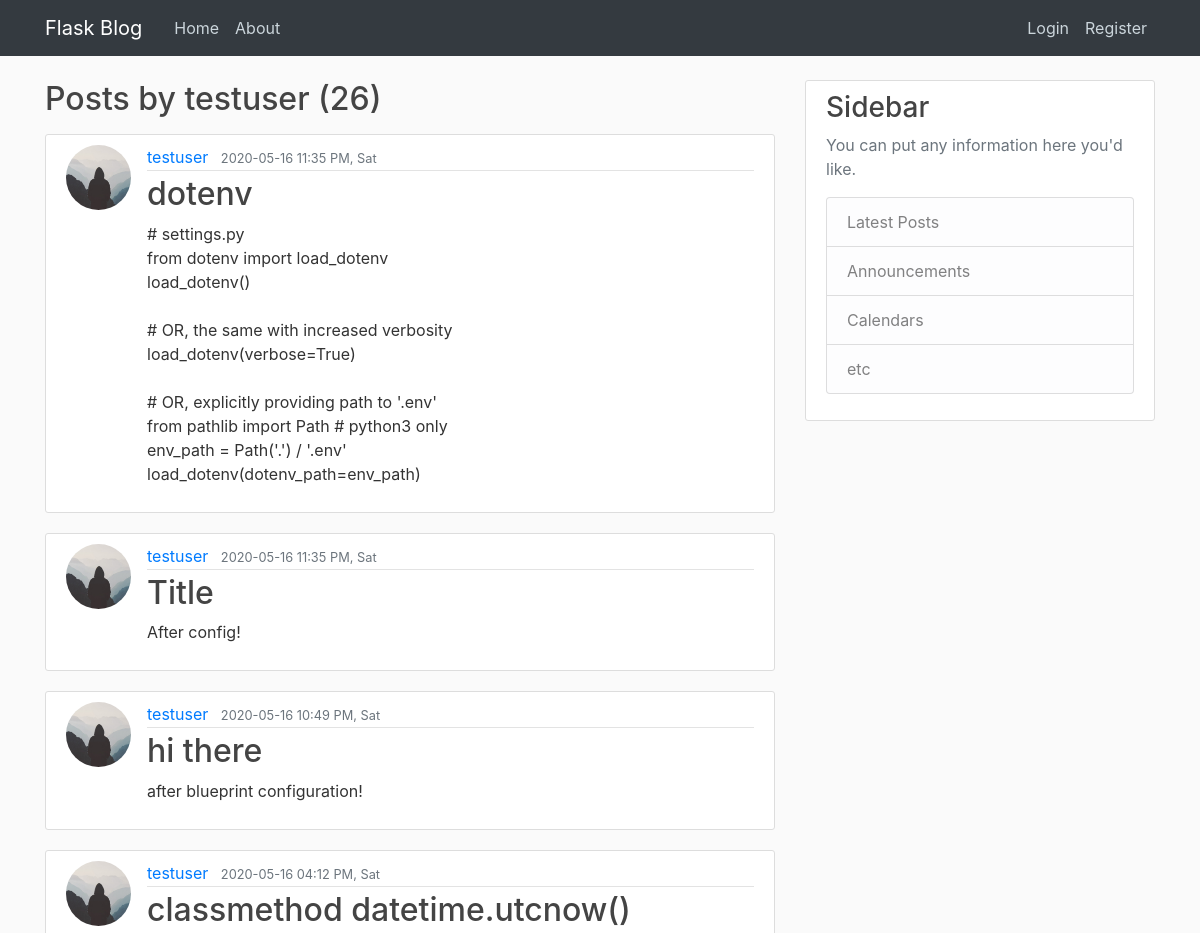
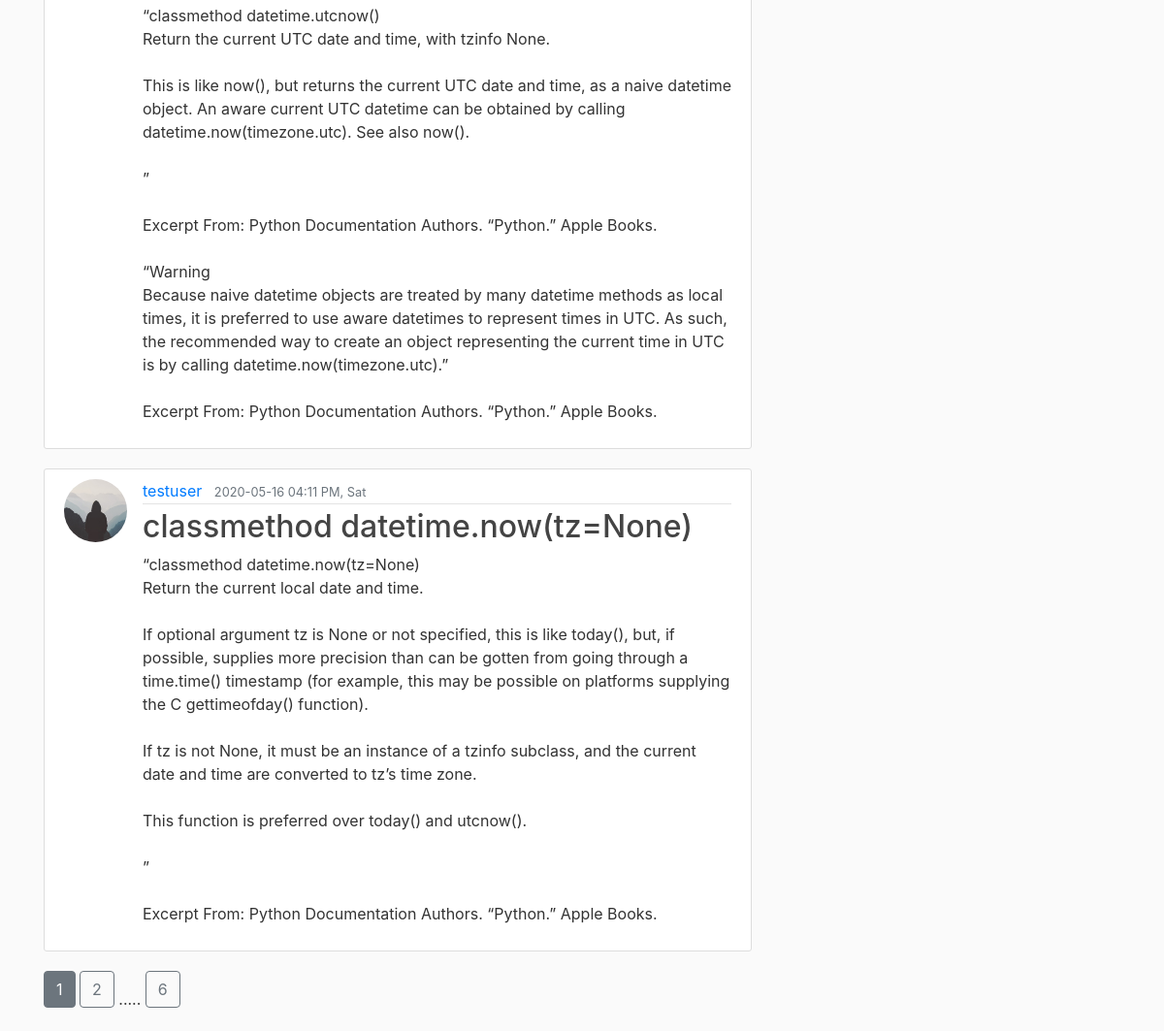
The app's page /user/testuser with its own data (2 pictures, top to bottom).
### flaskblog/models.py (models this page shows, shortened)
class User(db.Model, UserMixin):
    id = db.Column(db.Integer, primary_key=True)
    username = db.Column(db.String(20), unique=True, nullable=False)
    email = db.Column(db.String(120), unique=True, nullable=False)
    image_file = db.Column(db.String(20), nullable=False, default='default.jpg')
    password = db.Column(db.String(20), nullable=False)
    posts = db.relationship('Post', backref='author', lazy=True)

class Post(db.Model):
    id = db.Column(db.Integer, primary_key=True)
    title = db.Column(db.String(100), nullable=False)
    date_posted = db.Column(db.DateTime, nullable=False, default=datetime.now)
    content = db.Column(db.Text, nullable=False)
    user_id = db.Column(db.Integer, db.ForeignKey('user.id'), nullable=False)

### flaskblog/users/routes.py (the view)
@users.route('/user/<string:username>')
def user_posts(username):
    page = request.args.get('page', default=1, type=int)
    user = User.query.filter_by(username=username).first_or_404()
    posts = Post.query.filter_by(author=user)\
            .order_by(Post.date_posted.desc())\
            .paginate(page=page, per_page=5)
    return render_template('user_posts.html', user=user, posts=posts)

### flaskblog/templates/user_posts.html
{% extends "layout.html" %}
{% block content %}
<h2 class="mb-3">Posts by {{ user.username }} ({{ posts.total }})</h2>
    {% for post in posts.items %}
    <article class="media content-section">
        <img src="{{ url_for('static', filename='profile_pics/' + post.author.image_file) }}" class="rounded-circle article-img" alt="">
      <div class="media-body">
        <div class="article-metadata">
            <a class="mr-2" href="{{ url_for('users.user_posts', username=post.author.username ) }}">{{ post.author.username }}</a>
          <small class="text-muted">{{ post.date_posted.strftime('%Y-%m-%d %I:%M %p, %a') }}</small>
        </div>
        <h2><a class="article-title" href="{{ url_for('posts.post', post_id=post.id) }}">{{ post.title }}</a></h2>
        <p class="article-content">{{ post.content }}</p>
      </div>
    </article>
    {% endfor %}
    {% for page_num in posts.iter_pages(left_edge=1, right_edge=1, left_current=1, right_current=2) %}
        {% if page_num %}
            {% if posts.page == page_num %}
                <a class="btn btn-secondary mb-4" href="{{ url_for('users.user_posts', username=user.username, page=page_num) }}">{{ page_num }}</a>
            {% else %}
                <a class="btn btn-outline-secondary mb-4" href="{{ url_for('main.home', username=user.username,page=page_num) }}">{{ page_num }}</a>
            {% endif %}
        {% else %}
        .....
        {% endif %}
    {% endfor %}
{% endblock content %}

### flaskblog/static/main.css (style rules this page uses)
body { background: #fafafa; color: #333333; margin-top: 5rem; }
h1, h2, h3, h4, h5, h6 { color: #444444; }
.content-section { background: #ffffff; padding: 10px 20px; border: 1px solid #dddddd; border-radius: 3px; margin-bottom: 20px; }
.article-title { color: #444444; }
.article-content { white-space: pre-line; }
.article-img { height: 65px; width: 65px; margin-right: 16px; }
.article-metadata { padding-bottom: 1px; margin-bottom: 4px; border-bottom: 1px solid #e3e3e3 }

### records on screen
User: username "testuser"
Post: image_file (placeholder picture), author.username "testuser", date_posted "2020-05-16 11:35 PM, Sat", title "dotenv", content "# settings.py from dotenv import load_dotenv load_dotenv() # OR, the same with increased verbosity load_dotenv(verbose=True) # OR, explicitly providing path to '.env' from pathlib import Path # python3 only env_path = Path('.') / '.env' load_dotenv(dotenv_path=env_path)"
Post: image_file (placeholder picture), author.username "testuser", date_posted "2020-05-16 11:35 PM, Sat", title "Title", content "After config!"
Post: image_file (placeholder picture), author.username "testuser", date_posted "2020-05-16 10:49 PM, Sat", title "hi there", content "after blueprint configuration!"
Post: image_file (placeholder picture), author.username "testuser", date_posted "2020-05-16 04:12 PM, Sat", title "classmethod datetime.utcnow()", content "“classmethod datetime.utcnow() Return the current UTC date and time, with tzinfo None. This is like now(), but returns the current UTC date and time, as a naive datetime object. An aware current UTC datetime can be obtained by calling datetime.now(timezone.utc). See also now(). ” Excerpt From: Python Documentation Authors. “Python.” Apple Books. “Warning Because naive datetime objects are treated by many datetime methods as local times, it is preferred to use aware datetimes to represent times in UTC. As such, the recommended way to create an object representing the current time in UTC is by calling datetime.now(timezone.utc).” Excerpt From: Python Documentation Authors. “Python.” Apple…"
Post: image_file (placeholder picture), author.username "testuser", date_posted "2020-05-16 04:11 PM, Sat", title "classmethod datetime.now(tz=None)", content "“classmethod datetime.now(tz=None) Return the current local date and time. If optional argument tz is None or not specified, this is like today(), but, if possible, supplies more precision than can be gotten from going through a time.time() timestamp (for example, this may be possible on platforms supplying the C gettimeofday() function). If tz is not None, it must be an instance of a tzinfo subclass, and the current date and time are converted to tz’s time zone. This function is preferred over today() and utcnow(). ” Excerpt From: Python Documentation Authors. “Python.” Apple Books."

### other values on screen
{{ posts.total }} "26"
{{ page_num }} "1"
{{ page_num }} "2" "6"
